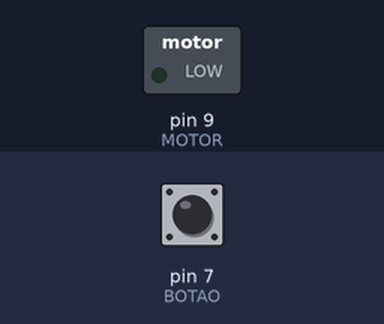
The sketch below on a simulated Arduino Uno, built with avr-gcc and run on an emulated ATmega328P. Shown: switched loads named in the sketch (green lamp = pin HIGH). Inputs (shaded band) come from the test bench; at power-on: pin 7 (BOTAO) LOW.

Above: at 1.2 s.
1.3 s: pin 7 (BOTAO) pulled HIGH for 0.15 s
At 1.37 s:
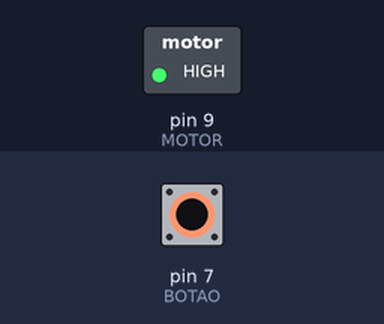
2.9 s: pin 7 (BOTAO) pulled HIGH for 3.2 s
At 7.0 s:
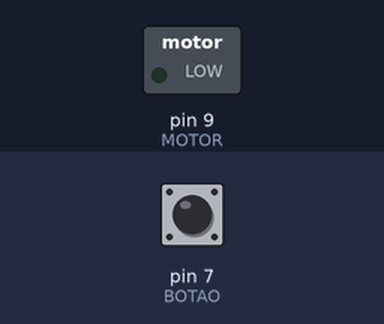
Timing chart, 0 to 8.5 s (numbered marks = the images above; inputs shaded):
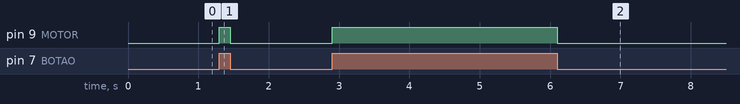

The sketch:

motorBotao.ino
```cpp
int MOTOR = 9 ;
int BOTAO = 7 ;
int valor;
void setup() {
pinMode(MOTOR, OUTPUT);
pinMode(BOTAO, INPUT);
// digitalWrite(RELE, HIGH);

}
void loop() {
valor = digitalRead(BOTAO);
if (valor==1){
digitalWrite(MOTOR, HIGH);}
else {digitalWrite(MOTOR, LOW);}
//digitalWrite(RELE, LOW);}
//else {digitalWrite(RELE, HIGH);}
delay (50);
}
```

Measured:
- after the input at 1.3 s, pin 9 (MOTOR): LOW → HIGH at once, → LOW 0.15 s later
- after the input at 2.9 s, pin 9 (MOTOR): LOW → HIGH at once, → LOW 3.2 s later
